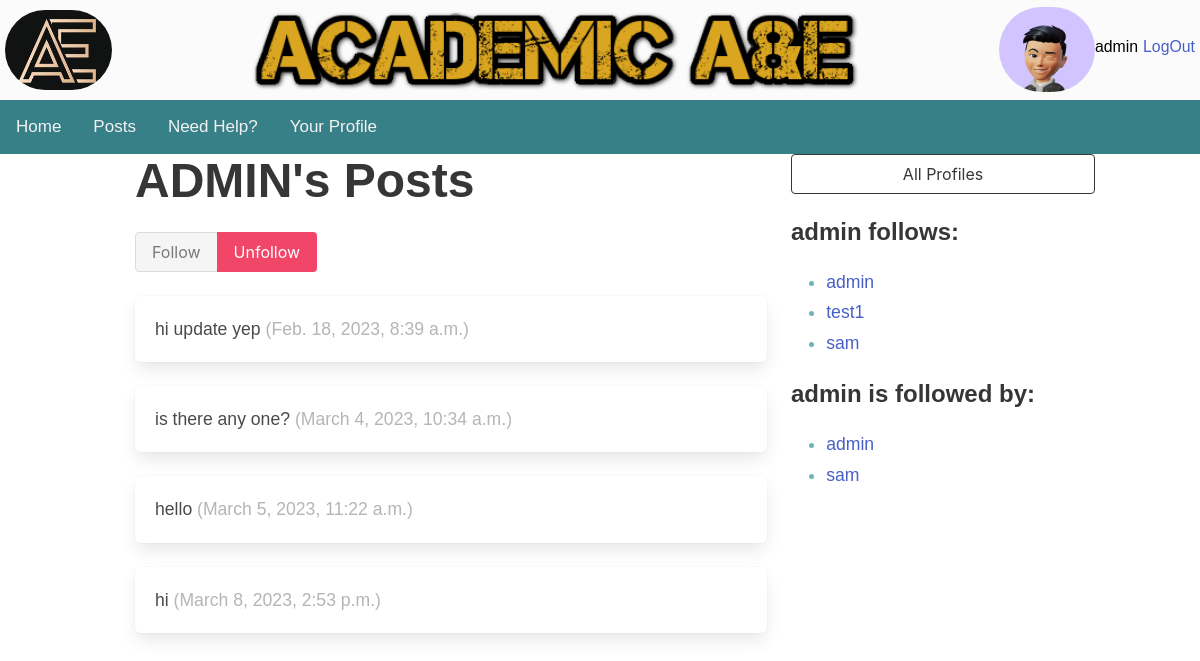
The app's page /posts/profile/23 (signed in) with its own data.
### user_profiles/models.py (models this page shows, shortened)
class Profile2(models.Model):
    user = models.OneToOneField(User, on_delete=models.CASCADE)
    avatar = models.ImageField(default='default.jpg', upload_to='profile_images')
    firstname = models.CharField(max_length=100)
    lastname = models.CharField(max_length=100)
    year_group = models.CharField(max_length=10, choices=YEAR_CHOICES)
    subject1 = models.ForeignKey(Subjects, blank=True, null=True, on_delete=models.CASCADE,related_name='subject1')
    subject2 = models.ForeignKey(Subjects, blank=True, null=True, on_delete=models.CASCADE,related_name='subject2')
    subject3 = models.ForeignKey(Subjects, blank=True, null=True, on_delete=models.CASCADE,related_name='subject3')
    subject4 = models.ForeignKey(Subjects, blank=True, null=True, on_delete=models.CASCADE,related_name='subject4')

### posts/models.py (models this page shows, shortened)
class Posts_Profile(models.Model):
    user = models.OneToOneField(User, on_delete=models.CASCADE)
    follows = models.ManyToManyField(
        "self",
        related_name="followed_by",
        symmetrical=False,
        blank=True
    )
    def __str__(self):
        return self.user.username

class Text_Post(models.Model):
    user = models.ForeignKey(
        User, related_name="posts", on_delete=models.DO_NOTHING
    )
    body = models.CharField(max_length=150)
    created_at = models.DateTimeField(auto_now_add=True)
    updated_at= models.DateTimeField(auto_now_add=True)

### posts/views.py (the view, shortened to what this page needs)
# urls.py: path("profile/<int:pk>", profile, name="profile"),
def profile(request, pk):
    profile = Posts_Profile.objects.get(pk=pk)
    return render(request, "posts/profile.html", {"profile": profile})

### posts/templates/posts/profile.html (shortened to what this page needs)
{% extends "base.html" %}
{% block content %}
<div class="container">
    <div class="columns">
<div class="column">
    <div class="block">
    <h1 class="title is-1">
        {{profile.user.username|upper}}'s Posts
    </h1>
    <form method="post">
        <div class="buttons has-addons">
        {% if profile in user.posts_profile.follows.all %}
            <button class="button is-success is-static">Follow</button>
            <button class="button is-danger" name="follow" value="unfollow">
                Unfollow
            </button>
        {% else %}
            <button class="button is-success" name="follow" value="follow">
                Follow
            </button>
            <button class="button is-danger is-static">Unfollow</button>
        {% endif %}
        </div>
    </form>
    </div>
    <div class="content">
        {% for post in profile.user.posts.all %}
            <div class="box">
                {{ post.body }}
                <span class="is-small has-text-grey-light">
                    ({{ post.created_at }})
                </span>
            </div>
        {% endfor %}
    </div>
</div>
<div class="column is-one-third">
    <div class="block">
        <a href="{% url 'posts:profile_list' %}">
            <button class="button is-dark is-outlined is-fullwidth">
                All Profiles
            </button>
        </a>
    </div>
    <div class="block">
        <h3 class="title is-4">
            {{profile.user.username}} follows:
        </h3>
        <div class="content">
            <ul>
            {% for following in profile.follows.all %}
                <li>
                    <a href="{% url 'posts:profile' following.id %}">
                        {{ following }}
                    </a>
                </li>
            {% endfor %}
            </ul>
        </div>
    </div>
    <div class="block">
        <h3 class="title is-4">
            {{profile.user.username}} is followed by:
        </h3>
        <div class="content">
            <ul>
            {% for follower in profile.followed_by.all %}
                <li>
                    <a href="{% url 'posts:profile' follower.id %}">
                        {{ follower }}
                    </a>
                </li>
            {% endfor %}
            </ul>
        </div>
    </div>
</div>
    </div>
</div>
{% endblock content %}

### nea_site/templates/base.html (shortened to what this page needs)
{% load static %}
<!DOCTYPE html>
<html>
<head>
<link href ="{% static 'main.css' %}" rel ="stylesheet" type = "text/css">
<link rel="stylesheet" type="text/css" href="{% static 'cal/css/styles.css' %}">
<link rel="stylesheet" type="text/css" href="https://cdn.datatables.net/1.13.1/css/jquery.dataTables.min.css">
<link rel="stylesheet" href="https://cdnjs.cloudflare.com/ajax/libs/Chart.js/2.8.0/Chart.min.css" />
<link rel="stylesheet" href="https://cdn.jsdelivr.net/npm/bulma@0.9.3/css/bulma.min.css">
</head>
<body>
<div class ="wrapper">
    <div class="header">
        <div class="header-logo"><img class="header-logo-image" src="{% static 'logo.jpg' %}" alt=""/></div>
        <div class="header-top-banner"><img class="top-banner-image" src="{% static 'top_banner.png' %}" width="700" height="150" title="I'm the top banner" alt=""/></div>
        <div class="user-login-status">
            {% if user.is_authenticated %}
            <img class="user-profile-image" src="{{ user.profile2.avatar.url }} "/>
            <div class="user-name">  <h1>{{ user.username }} </h1></div>
            <div class="user-logout-url"><a href="{% url 'logout' %}?next=/">LogOut</a></div>
            {% endif %}
        </div>
    </div>
    <div id="topnavbar">
        <a class="nav-link" href="{% url 'homepage' %}">Home</a>
        <a class="nav-link" href="{% url 'posts:mainscreen' %} ">Posts</a>
        <a class="nav-link" href="/need_help">Need Help?</a>
        <a class="nav-link" href="/user_profiles/profile/">Your Profile</a>
    </div>
    <div id="main">
        {% block content %}
        {% endblock content %}
    </div>
</div>
</body>
</html>

### nea_site/static/main.css (style rules this page uses)
.wrapper { background-color: currentColor; font-family: 'Avenir', Helvetica, sans-serif; font-size: 1.1em; text-align: justify; color: #fbfbfb; margin-top: 0px; margin-left: auto; margin-right: auto; width: auto; }
.header { display:flex }
.header-logo { display:flex; height: 100px; vertical-align: top; margin-left: 5px; }
.header-logo-image { width: 120px; height: 80px; border-radius: 130px; margin-top: 10px; }
.user-profile-image { width: 120px; height: 85px; border-radius: 150px; vertical-align: top; margin-top: 7px; }
.header-top-banner { display: flex; width: auto; height: 100px; vertical-align: top; align-content: center; margin-right: 130px; margin-left: 130px; }
.top-banner-image { height: 100px; }
.user-login-status { color: #353942; display: flex; width: auto; }
.user-name { display: flex; text-align: center; font-size: 0.9em; margin-top: 5px; margin-right: 5px; padding-top: 30px; padding-bottom: 10px; clear: both; color: black; }
.user-logout-url { display: flex; text-align: center; font-size: 0.9em; margin-top: 5px; margin-right: 5px; padding-top: 30px; padding-bottom: 10px; clear: both; color: black; }
#topnavbar { background-color: #388087; overflow: hidden; }
#topnavbar a { float: left; color: #f2f2f2; text-align: center; padding: 14px 16px; text-decoration: none; font-size: 17px; }
#main { width: 100%; float: left; margin-left: 20px; margin-right: 10px; padding-right: 10px; color: #6FB3B8; }

### nea_site/static/cal/css/styles.css (style rules this page uses)
ul { height: 100%; padding: 0px 5px 0px 20px; }

### records on screen
Posts_Profile: user.username "ADMIN", user.username "admin"
Text_Post: body "hi update yep", created_at "Feb. 18, 2023, 8:39 a.m."
Text_Post: body "is there any one?", created_at "March 4, 2023, 10:34 a.m."
Text_Post: body "hello", created_at "March 5, 2023, 11:22 a.m."
Text_Post: body "hi", created_at "March 8, 2023, 2:53 p.m."
Posts_Profile: user.username "test1"
Posts_Profile: user.username "sam"

### other values on screen
{{ user.username }} "admin"
